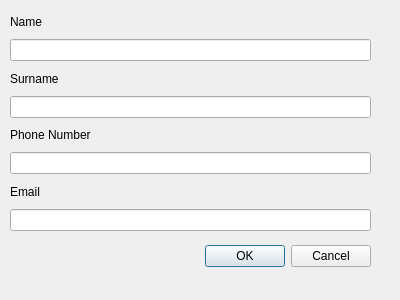
<?xml version="1.0" encoding="UTF-8"?>
<ui version="4.0">
 <class>Dialog</class>
 <widget class="QDialog" name="Dialog">
  <property name="geometry">
   <rect>
    <x>0</x>
    <y>0</y>
    <width>400</width>
    <height>300</height>
   </rect>
  </property>
  <property name="windowTitle">
   <string>Dialog</string>
  </property>
  <widget class="QDialogButtonBox" name="buttonBox">
   <property name="geometry">
    <rect>
     <x>30</x>
     <y>240</y>
     <width>341</width>
     <height>32</height>
    </rect>
   </property>
   <property name="orientation">
    <enum>Qt::Orientation::Horizontal</enum>
   </property>
   <property name="standardButtons">
    <set>QDialogButtonBox::StandardButton::Cancel|QDialogButtonBox::StandardButton::Ok</set>
   </property>
  </widget>
  <widget class="QWidget" name="verticalLayoutWidget">
   <property name="geometry">
    <rect>
     <x>10</x>
     <y>10</y>
     <width>361</width>
     <height>221</height>
    </rect>
   </property>
   <layout class="QVBoxLayout" name="verticalLayout">
    <item>
     <widget class="QLabel" name="label">
      <property name="text">
       <string>Name</string>
      </property>
     </widget>
    </item>
    <item>
     <widget class="QLineEdit" name="lineEdit"/>
    </item>
    <item>
     <widget class="QLabel" name="label_2">
      <property name="text">
       <string>Surname</string>
      </property>
     </widget>
    </item>
    <item>
     <widget class="QLineEdit" name="lineEdit_2"/>
    </item>
    <item>
     <widget class="QLabel" name="label_3">
      <property name="text">
       <string>Phone Number</string>
      </property>
     </widget>
    </item>
    <item>
     <widget class="QLineEdit" name="lineEdit_3"/>
    </item>
    <item>
     <widget class="QLabel" name="label_4">
      <property name="text">
       <string>Email</string>
      </property>
     </widget>
    </item>
    <item>
     <widget class="QLineEdit" name="lineEdit_4"/>
    </item>
   </layout>
  </widget>
 </widget>
 <resources/>
 <connections>
  <connection>
   <sender>buttonBox</sender>
   <signal>accepted()</signal>
   <receiver>Dialog</receiver>
   <slot>accept()</slot>
   <hints>
    <hint type="sourcelabel">
     <x>248</x>
     <y>254</y>
    </hint>
    <hint type="destinationlabel">
     <x>157</x>
     <y>274</y>
    </hint>
   </hints>
  </connection>
  <connection>
   <sender>buttonBox</sender>
   <signal>rejected()</signal>
   <receiver>Dialog</receiver>
   <slot>reject()</slot>
   <hints>
    <hint type="sourcelabel">
     <x>316</x>
     <y>260</y>
    </hint>
    <hint type="destinationlabel">
     <x>286</x>
     <y>274</y>
    </hint>
   </hints>
  </connection>
 </connections>
</ui>
